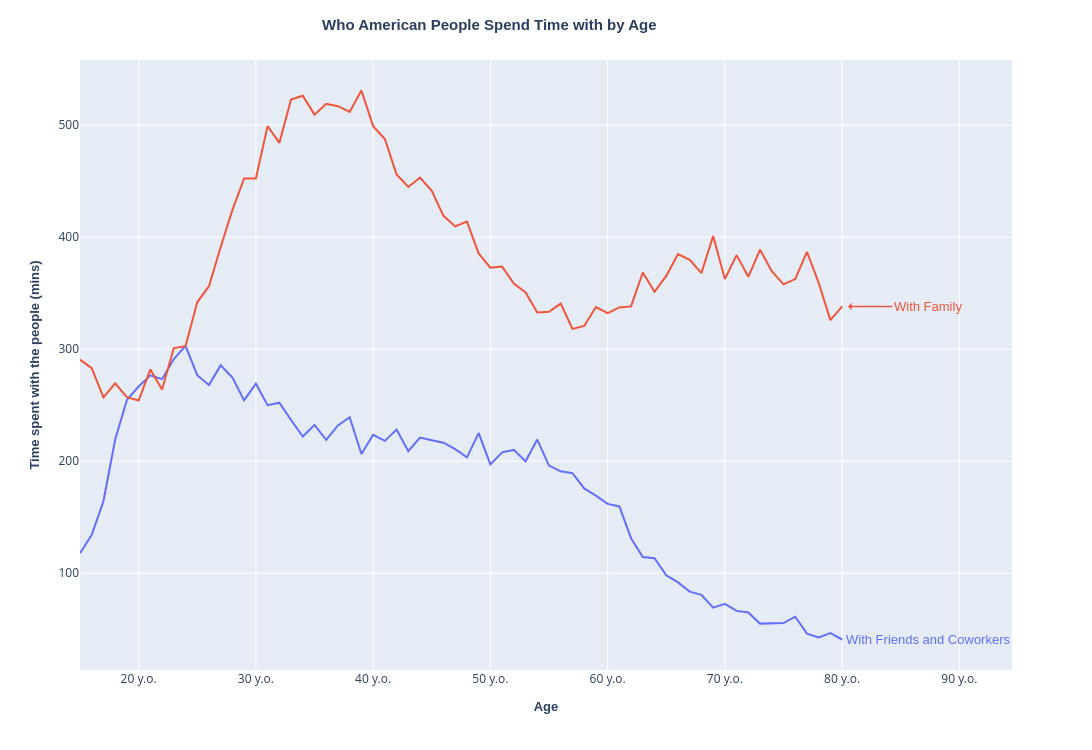

The cell this chart's notebook holds for it:
### Code cell
#Try aggregating columns and rows: What happens if you sum up (or just use similar colors for) time spent with family
# (parents, partner, children) versus friends and coworkers?

# print(df1.isna().sum()) ==> no NaN number in the data

df1['Family'] = df1['Parents, siblings, families'] + df1['Children'] + df1['Partner']
df1['Friends and Coworkers'] = df1['Friends'] + df1['Coworkers']

# convert to long-form data with the selected summed columns
col_drop = col_name_change_dict.values()
col_all = df1.columns
col_of_interest = list(set(col_all) - set(col_drop))
df1_2 = df1[col_of_interest]

id_vars = ['Entity','Code','Year']
col_vars = df1_2.columns
val_vars = set(col_vars) - set(id_vars)
df1_2_long = pd.melt(df1_2, id_vars=id_vars, value_vars=val_vars,var_name='People type',value_name='Time_mins')

# plot lines of the combines data
LinePlot_TimevsAge(df1_2_long, 'Year', 'Time_mins', 'People type')

### Figure 1 — Plotly figure (JSON) as saved in the notebook; plotly's stock layout.template omitted (floating-point values rounded to 4 significant figures)
{"data": [{"hovertemplate": "<b>With Friends and Coworkers:</b> %{y:.2f} mins<extra></extra>", "legendgroup": "Friends and Coworkers", "line": {"color": "#636EFA", "dash": "solid"}, "marker": {"symbol": "circle"}, "mode": "lines", "name": "Friends and Coworkers", "orientation": "v", "showlegend": true, "x": [15, 16, 17, 18, 19, 20, 21, 22, 23, 24, 25, 26, 27, 28, 29, 30, 31, 32, 33, 34, 35, 36, 37, 38, 39, 40, 41, 42, 43, 44, 45, 46, 47, 48, 49, 50, 51, 52, 53, 54, 55, 56, 57, 58, 59, 60, 61, 62, 63, 64, 65, 66, 67, 68, 69, 70, 71, 72, 73, 74, 75, 76, 77, 78, 79, 80], "xaxis": "x", "y": [117.8, 134.3, 164.2, 219.4, 254.7, 266.6, 276.6, 273.2, 291.2, 302.8, 276.8, 268.0, 285.6, 274.6, 254.2, 269.1, 250.0, 252.2, 236.7, 222.0, 232.3, 219.1, 231.8, 239.2, 206.4, 223.5, 218.1, 228.2, 208.9, 221.0, 218.6, 216.5, 210.7, 203.4, 225.0, 197.1, 207.8, 210.0, 199.9, 219.3, 196.0, 190.9, 189.2, 175.6, 169.2, 161.9, 159.6, 131.1, 114.5, 113.4, 98.09, 91.75, 83.54, 80.66, 69.19, 72.65, 66.33, 64.89, 54.98, 55.12, 55.45, 61.17, 46.07, 42.55, 46.51, 40.8], "yaxis": "y", "type": "scatter"}, {"hovertemplate": "<b>With Family:</b> %{y:.2f} mins<extra></extra>", "legendgroup": "Family", "line": {"color": "#EF553B", "dash": "solid"}, "marker": {"symbol": "circle"}, "mode": "lines", "name": "Family", "orientation": "v", "showlegend": true, "x": [15, 16, 17, 18, 19, 20, 21, 22, 23, 24, 25, 26, 27, 28, 29, 30, 31, 32, 33, 34, 35, 36, 37, 38, 39, 40, 41, 42, 43, 44, 45, 46, 47, 48, 49, 50, 51, 52, 53, 54, 55, 56, 57, 58, 59, 60, 61, 62, 63, 64, 65, 66, 67, 68, 69, 70, 71, 72, 73, 74, 75, 76, 77, 78, 79, 80], "xaxis": "x", "y": [290.6, 283.0, 257.0, 269.4, 257.1, 254.1, 281.9, 263.9, 300.9, 302.6, 341.8, 356.2, 391.2, 424.2, 452.3, 452.3, 499.2, 484.1, 522.8, 526.1, 509.3, 519.0, 516.8, 511.8, 530.9, 499.0, 487.6, 455.9, 444.8, 453.2, 441.3, 419.0, 409.6, 413.8, 385.4, 372.7, 373.7, 358.4, 350.6, 332.7, 333.3, 340.6, 318.0, 320.7, 337.5, 332.1, 337.2, 338.1, 368.4, 351.2, 365.4, 384.8, 379.8, 367.9, 401.0, 362.6, 383.9, 364.6, 388.8, 369.6, 357.9, 362.5, 386.9, 359.1, 325.9, 338.2], "yaxis": "y", "type": "scatter"}], "layout": {"xaxis": {"anchor": "y", "domain": [0, 1], "title": {"text": "<b>Age</b>", "font": {"size": 13, "family": "Arial"}}, "ticksuffix": " y.o."}, "yaxis": {"anchor": "x", "domain": [0, 1], "title": {"text": "<b>Time spent with the people (mins)</b>", "font": {"size": 13, "family": "Arial"}}}, "legend": {"title": {"text": "People type"}, "tracegroupgap": 0}, "margin": {"t": 60}, "title": {"font": {"size": 15, "family": "Arial"}, "text": "<b>Who American People Spend Time with by Age </b>", "x": 0.45}, "width": 1100, "height": 750, "hovermode": "x unified", "showlegend": false, "annotations": [{"align": "left", "arrowcolor": "#636EFA", "arrowhead": 1, "arrowsize": 0.8, "arrowwidth": 1.5, "ax": 80, "ay": 0, "font": {"color": "#636EFA", "family": "Arial", "size": 13}, "showarrow": true, "text": "With Friends and Coworkers", "x": 80.5, "y": 40.8, "yanchor": "auto"}, {"align": "left", "arrowcolor": "#EF553B", "arrowhead": 1, "arrowsize": 0.8, "arrowwidth": 1.5, "ax": 80, "ay": 0, "font": {"color": "#EF553B", "family": "Arial", "size": 13}, "showarrow": true, "text": "With Family", "x": 80.5, "y": 338.2, "yanchor": "auto"}]}}
